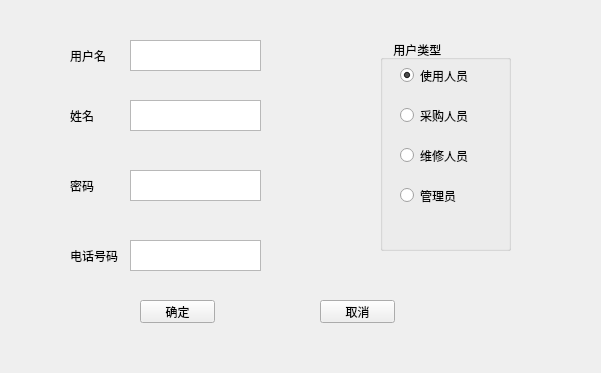
<?xml version="1.0" encoding="UTF-8"?>
<ui version="4.0">
 <class>adduser</class>
 <widget class="QWidget" name="adduser">
  <property name="geometry">
   <rect>
    <x>0</x>
    <y>0</y>
    <width>601</width>
    <height>373</height>
   </rect>
  </property>
  <property name="windowTitle">
   <string>Form</string>
  </property>
  <widget class="QGroupBox" name="groupBoxusertype">
   <property name="geometry">
    <rect>
     <x>380</x>
     <y>40</y>
     <width>131</width>
     <height>211</height>
    </rect>
   </property>
   <property name="title">
    <string>    用户类型</string>
   </property>
   <widget class="QRadioButton" name="radioButtonUserUse">
    <property name="geometry">
     <rect>
      <x>20</x>
      <y>20</y>
      <width>91</width>
      <height>31</height>
     </rect>
    </property>
    <property name="text">
     <string>使用人员</string>
    </property>
    <property name="checked">
     <bool>true</bool>
    </property>
   </widget>
   <widget class="QRadioButton" name="radioButtonUserRepair">
    <property name="geometry">
     <rect>
      <x>20</x>
      <y>100</y>
      <width>91</width>
      <height>31</height>
     </rect>
    </property>
    <property name="text">
     <string>维修人员</string>
    </property>
   </widget>
   <widget class="QRadioButton" name="radioButtonUserBuy">
    <property name="geometry">
     <rect>
      <x>20</x>
      <y>60</y>
      <width>91</width>
      <height>31</height>
     </rect>
    </property>
    <property name="text">
     <string>采购人员</string>
    </property>
   </widget>
   <widget class="QRadioButton" name="radioButtonUserAdmin">
    <property name="geometry">
     <rect>
      <x>20</x>
      <y>140</y>
      <width>91</width>
      <height>31</height>
     </rect>
    </property>
    <property name="text">
     <string>管理员</string>
    </property>
   </widget>
  </widget>
  <widget class="QLabel" name="labelname">
   <property name="geometry">
    <rect>
     <x>70</x>
     <y>110</y>
     <width>54</width>
     <height>12</height>
    </rect>
   </property>
   <property name="text">
    <string>姓名</string>
   </property>
  </widget>
  <widget class="QTextEdit" name="textEditname">
   <property name="geometry">
    <rect>
     <x>130</x>
     <y>100</y>
     <width>131</width>
     <height>31</height>
    </rect>
   </property>
  </widget>
  <widget class="QLabel" name="labelphone">
   <property name="geometry">
    <rect>
     <x>70</x>
     <y>250</y>
     <width>54</width>
     <height>12</height>
    </rect>
   </property>
   <property name="text">
    <string>电话号码</string>
   </property>
  </widget>
  <widget class="QTextEdit" name="textEditphone">
   <property name="geometry">
    <rect>
     <x>130</x>
     <y>240</y>
     <width>131</width>
     <height>31</height>
    </rect>
   </property>
  </widget>
  <widget class="QPushButton" name="btn_ensure">
   <property name="geometry">
    <rect>
     <x>140</x>
     <y>300</y>
     <width>75</width>
     <height>23</height>
    </rect>
   </property>
   <property name="text">
    <string>确定</string>
   </property>
  </widget>
  <widget class="QPushButton" name="btn_cancel">
   <property name="geometry">
    <rect>
     <x>320</x>
     <y>300</y>
     <width>75</width>
     <height>23</height>
    </rect>
   </property>
   <property name="text">
    <string>取消</string>
   </property>
  </widget>
  <widget class="QLabel" name="labelusername">
   <property name="geometry">
    <rect>
     <x>70</x>
     <y>50</y>
     <width>54</width>
     <height>12</height>
    </rect>
   </property>
   <property name="text">
    <string>用户名</string>
   </property>
  </widget>
  <widget class="QTextEdit" name="textEditusername">
   <property name="geometry">
    <rect>
     <x>130</x>
     <y>40</y>
     <width>131</width>
     <height>31</height>
    </rect>
   </property>
  </widget>
  <widget class="QLabel" name="labelpassword">
   <property name="geometry">
    <rect>
     <x>70</x>
     <y>180</y>
     <width>54</width>
     <height>12</height>
    </rect>
   </property>
   <property name="text">
    <string>密码</string>
   </property>
  </widget>
  <widget class="QTextEdit" name="textEditpassword">
   <property name="geometry">
    <rect>
     <x>130</x>
     <y>170</y>
     <width>131</width>
     <height>31</height>
    </rect>
   </property>
  </widget>
 </widget>
 <resources/>
 <connections/>
</ui>
